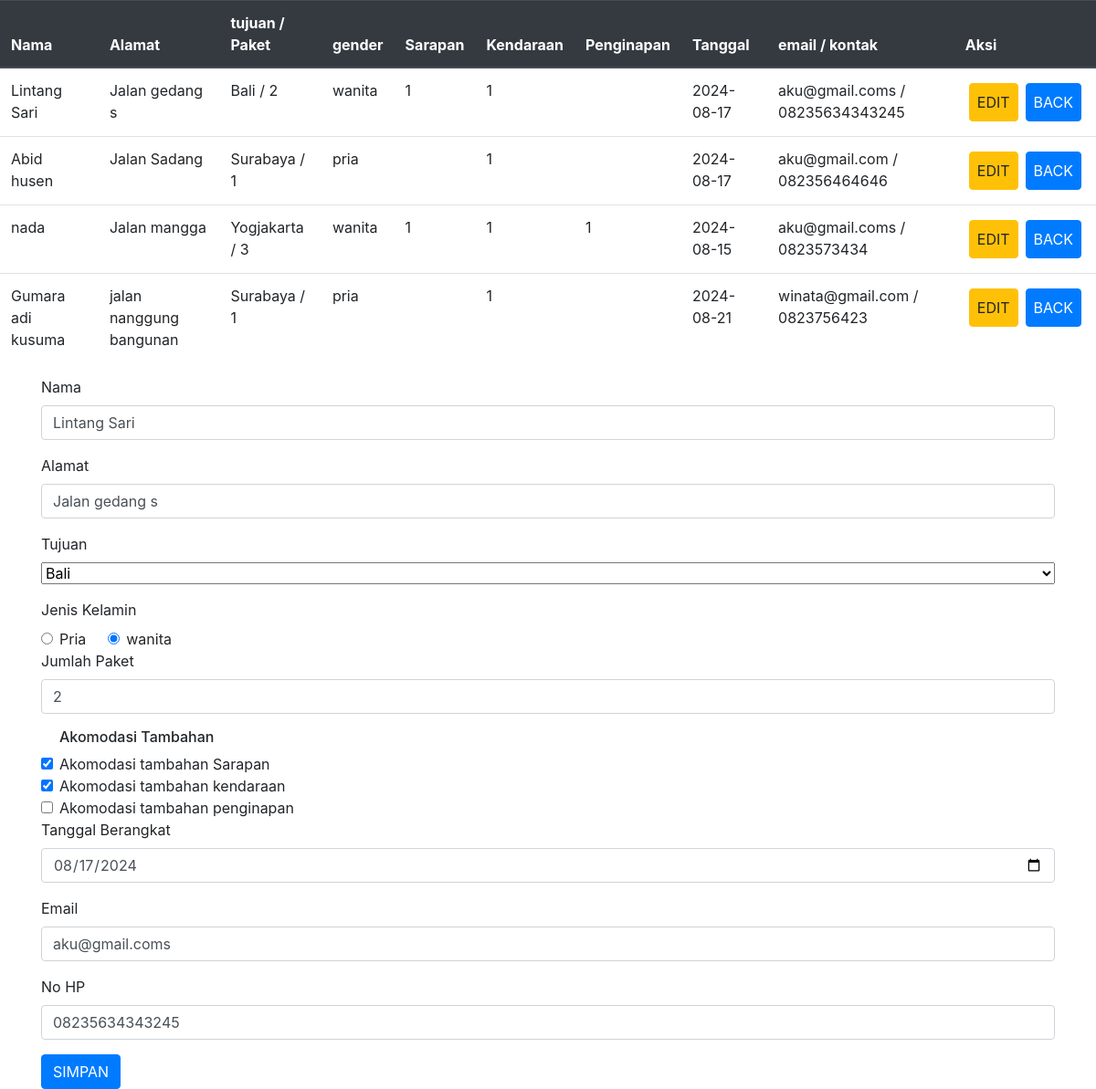
Page /editPesanan.php?hal=edit&id=6 on the committed database.
### tables this page shows
CREATE TABLE `pariwisata` (
  `id` int(11) NOT NULL,
  `nama` varchar(25) NOT NULL,
  `alamat` varchar(100) NOT NULL,
  `tujuan` varchar(25) NOT NULL,
  `gender` varchar(10) NOT NULL,
  `paket` int(3) NOT NULL,
  `sarapan` varchar(1) NOT NULL,
  `kendaraan` varchar(1) NOT NULL,
  `penginapan` varchar(1) NOT NULL,
  `tanggal` date NOT NULL,
  `email` varchar(50) NOT NULL,
  `kontak` varchar(25) NOT NULL,
  `logpesan` timestamp NOT NULL DEFAULT current_timestamp(),
  `logupdate` timestamp NULL DEFAULT NULL ON UPDATE current_timestamp()
);

### editPesanan.php (the view, shortened to what this page needs)
<?php
include "conn.php";
$vNama = "";
$vAlamat = "";
$vTujuan = "";
$vGender = "";
$vPaket = "";
$vSarapan = "";
$vKendaraan = "";
$vEmail = "";
$vKontak = "";
$vTanggal = "";
    if(isset($_GET['hal'])){
        if ($_GET['hal'] == "edit") {
            $query = "SELECT * FROM pariwisata WHERE id = '$_GET[id]'";
            $hasil = mysqli_query($con, $query);
            $data = mysqli_fetch_array($hasil);
            if($data){
                $vNama = $data['nama'];
                $vAlamat = $data['alamat'];
                $vTujuan = $data['tujuan'];
                $vGender = $data['gender'];
                $vPaket = $data['paket'];
                $vTanggal = $data['tanggal'];
                $vSarapan = $data['sarapan'];
                $vKendaraan = $data['kendaraan'];
                $vEmail = $data['email'];
                $vKontak = $data['kontak'];
            }
        }
    }
?>
<!DOCTYPE html>
<html lang="en">
<head>
    <link rel="stylesheet" href="./css/bootstrap.min.css">
</head>
<body>
<div class="table-responsive">
        <table class="table" >
            <thead class="thead-dark">
                <tr>
                    <th scope="col">Nama</th>
                    <th scope="col">Alamat</th>
                    <th scope="col">tujuan / Paket</th>
                    <th scope="col">gender</th>
                    <th scope="col">Sarapan</th>
                    <th scope="col">Kendaraan</th>
                    <th scope="col">Penginapan</th>
                    <th scope="col">Tanggal</th>
                    <th scope="col">email / kontak</th>
                    <th scope="col">Aksi</th>
                </tr>
            </thead>
            <tbody>
                <?php
                include "conn.php";
                $query = "SELECT * FROM pariwisata";
                $hasil = mysqli_query($con, $query);
                while ($data = mysqli_fetch_array($hasil)) {
                ?>
                <tr>
                    <td><?= $data['nama']?></td>
                    <td><?= $data['alamat']?></td>
                    <td><?= $data['tujuan'] . "  /  " . $data['paket']?></td>
                    <td><?= $data['gender']?></td>
                    <td><?= $data['sarapan']?></td>
                    <td><?= $data['kendaraan']?></td>
                    <td><?= $data['penginapan']?></td>
                    <td><?= $data['tanggal']?></td>
                    <td><?= $data['email'] . "  /  " . $data['kontak']?></td>
                    <td>
                        <div class=" d-flex">
                            <a  href="editPesanan.php?hal=edit&id=<?= $data['id'] ?>" class="btn btn-warning p-2 m-1 ">EDIT</a>
                            <a  href="index.php?page=tabelpesanan" class="btn btn-primary p-2 m-1">BACK</a>
                        </div>
                    </td>
                </tr>
                <?php
                }
                ?>
            </tbody>
        </table>
    </div>
<div class="container">
        <form action="" method="post">
            <div class="form-group">
                <label for="nama">Nama</label>
                <input id="nama" class="form-control" type="text" name="nama" value="<?= $vNama?>" required>
            </div>
            <div class="form-group d-block">
                <label for="alamat">Alamat</label>
                <input id="alamat" class="form-control" type="text" name="alamat" value="<?= $vAlamat?>" required>
            </div>
            <div class="form-group">
                <label for="tujuan">Tujuan</label>
                <select name="tujuan" id="tujuan" class="form-select w-100" value="<?= $vTujuan?>" required>
                    <option>Bali</option>
                </select>
            </div>
            <div>
                <label for="">Jenis Kelamin</label>
                <div class="d-flex">
                    <div class="form-check">
                        <input id="pria" class="form-check-input" type="radio" name="gender" value="pria" <?= $vGender == 'pria' ? 'checked' : '' ?> required>
                        <label for="pria" class="form-check-label mr-4">Pria</label>
                    </div>
                    <div class="form-check">
                        <input id="wanita" class="form-check-input" type="radio" name="gender" value="wanita" <?= $vGender == 'wanita' ? 'checked' : '' ?> required>
                        <label for="wanita" class="form-check-label mr-4">wanita</label>
                    </div>
                </div>
            </div>
            <div class="form-group">
                <label for="jumlahPaket">Jumlah Paket</label>
                <input id="jumlahPaket" class="form-control" type="number" name="jumlahPaket" value="<?= $vPaket?>" required>
            </div>
            <div class="form-check">
            <h6 for="">Akomodasi Tambahan</h6>
            <label class="form-check-label">
                <input type="checkbox" class="form-check-input" id="sarapan" name="sarapan"  value="1" <?= $vSarapan == '1' ? 'checked' : '' ?> >
                Akomodasi tambahan Sarapan
            </div>
            <div class="form-check">
            <label class="form-check-label">
                <input type="checkbox" class="form-check-input" name="kendaraan" id="kendaraan"  value="1" <?= $vKendaraan == '1' ? 'checked' : '' ?> >
                Akomodasi tambahan kendaraan
            </label>
            </div>
            <div class="form-check">
            <label class="form-check-label">
                <input type="checkbox" class="form-check-input" name="penginapan" id="penginapan"  value="1" >
                Akomodasi tambahan penginapan
            </label>
            </div>
            <div class="form-group">
                <label for="inputTanggal">Tanggal Berangkat</label>
                <input id="tanggal" class="form-control" type="date" name="tanggal" value="<?=$vTanggal?>">
            </div>
    <div class="form-group">
        <label for="inputEmail">Email</label>
        <input id="email" class="form-control" type="email" name="email" value="<?=$vEmail?>">
    </div>
    <div class="form-group">
        <label for="inputNo">No HP</label>
        <input id="kontak" class="form-control" type="number" name="kontak" value="<?=$vKontak?>">
    </div>
            <button  type="submit" name="simpan" class="btn btn-primary">SIMPAN</button>
        </div>
</body>
</html>

### rows in the picture
pariwisata: nama "Lintang Sari", alamat "Jalan gedang s", tujuan "Bali", paket "2", gender "wanita", sarapan "1", kendaraan "1", tanggal "2024-08-17", email "aku@gmail.coms", kontak "08235634343245", gender "☐ Pria", gender "☑ wanita", jumlahPaket "2", sarapan "☑", kendaraan "☑", tanggal "08/17/2024"
pariwisata: nama "Abid husen", alamat "Jalan Sadang", tujuan "Surabaya", paket "1", gender "pria", kendaraan "1", tanggal "2024-08-17", email "aku@gmail.com", kontak "082356464646"
pariwisata: nama "nada", alamat "Jalan mangga", tujuan "Yogjakarta", paket "3", gender "wanita", sarapan "1", kendaraan "1", penginapan "1", tanggal "2024-08-15", email "aku@gmail.coms", kontak "0823573434"
pariwisata: nama "Gumara adi kusuma", alamat "jalan nanggung bangunan", tujuan "Surabaya", paket "1", gender "pria", kendaraan "1", tanggal "2024-08-21", email "winata@gmail.com", kontak "0823756423"
